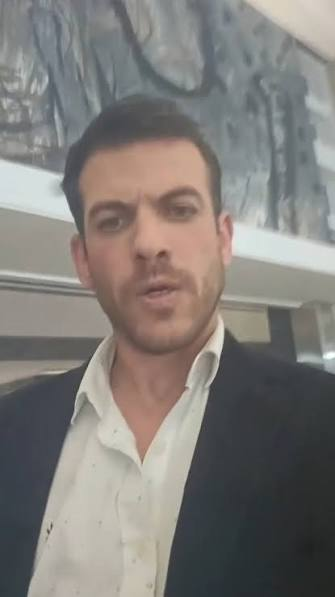
#> input picture assets/caras/humano_foto.jpg, 335 x 597 px, found by its file name
$ python humano.py
#> lines starting #> are read from the running program, lines starting #| are printed output that depends on the picture
"""El Humano (el fisura de la ciudad, de noche). Todo acá, sin servicios externos.

- Cara: de assets/caras/humano_foto.jpg, de las cejas al mentón, agrandada a 256.
- Ropa de fisura: saco oscuro abierto, gastado, sobre una camisa blanca sucia y manchada.

    python3 herramientas/humano.py
"""
import numpy as np
from PIL import Image, ImageDraw, ImageFilter

SACO = (34, 36, 46)
CAMISA = (214, 208, 190)
rng = np.random.default_rng(13)


def ruido(im, s=6.0):
    a = np.asarray(im, np.float32) + rng.normal(0, s, (im.height, im.width, 1))
    return Image.fromarray(a.clip(0, 255).astype(np.uint8))


def manchas(d, x0, y0, x1, y1, n, colores):
    for _ in range(n):
        x, y = rng.uniform(x0, x1), rng.uniform(y0, y1)
        r = rng.uniform(3, 14)
        d.ellipse((x - r, y - r * 0.7, x + r, y + r * 0.7), fill=tuple(colores[rng.integers(len(colores))]))


def gastado(im):
    # Brillos y roces del saco viejo.
    d = ImageDraw.Draw(im)
    for _ in range(40):
        x, y = rng.uniform(0, im.width), rng.uniform(0, im.height)
        d.line([(x, y), (x + rng.uniform(-30, 30), y + rng.uniform(5, 40))], fill=(52, 54, 64), width=2)
    return im


cara = Image.open('assets/caras/humano_foto.jpg').convert('RGB').crop((80, 192, 238, 350)).resize((256, 256), Image.LANCZOS)
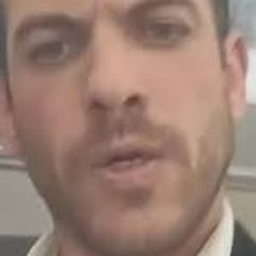
#> cara: PIL image 256x256 RGB; mean R, G, B 153.5, 125.7, 113.7
cara.filter(ImageFilter.UnsharpMask(radius=2, percent=60, threshold=2)).save('assets/caras/humano.jpeg', quality=92)

W, H = 512, 380
f = gastado(Image.new('RGB', (W, H), SACO))
#> in gastado, `d = ImageDraw.Draw(im)`:
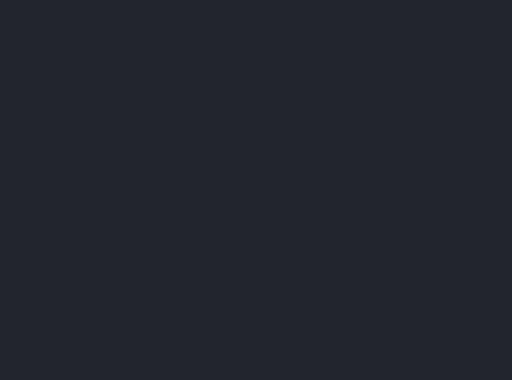
#> im: PIL image 512x380 RGB; mean R, G, B 34, 36, 46
d = ImageDraw.Draw(f)
# La camisa en el medio (el saco abierto), el cuello abierto y los botones.
d.polygon([(170, 0), (342, 0), (318, H), (194, H)], fill=CAMISA)
d.polygon([(170, 0), (230, 0), (256, 70)], fill=(232, 228, 214))
d.polygon([(342, 0), (282, 0), (256, 70)], fill=(232, 228, 214))
for y in range(110, H, 60):
    d.ellipse((252, y, 260, y + 8), fill=(170, 165, 150))
manchas(d, 200, 60, 312, H, 26, [(150, 120, 80), (110, 90, 60), (90, 70, 50), (170, 150, 110), (120, 40, 30)])
# Las solapas del saco.
d.polygon([(170, 0), (200, 0), (214, 150), (186, 190)], fill=(26, 28, 36))
d.polygon([(342, 0), (312, 0), (298, 150), (326, 190)], fill=(26, 28, 36))
ruido(f).save('assets/ropa/humano_frente.jpg', quality=88)
ruido(gastado(Image.new('RGB', (W, H), SACO))).save('assets/ropa/humano_espalda.jpg', quality=88)
#> call 2 of ruido, with s = 6
#> in ruido (call 2), `a = np.asarray(im, np.float32) + rng.normal(0, s, (im.height, im.width..`:
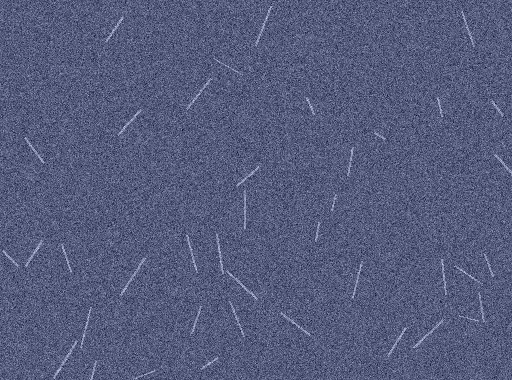
#> a: shape (380, 512, 3) float64; mean R, G, B 34.2, 36.2, 46.2; drawn with min black and max white
ruido(gastado(Image.new('RGB', (128, 256), SACO))).save('assets/ropa/humano_manga.jpg', quality=88)
#> in gastado (call 3), `d = ImageDraw.Draw(im)`:
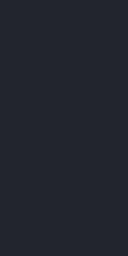
#> im: PIL image 128x256 RGB; mean R, G, B 34, 36, 46
#> call 3 of ruido, with s = 6
#> in ruido (call 3), `a = np.asarray(im, np.float32) + rng.normal(0, s, (im.height, im.width..`:
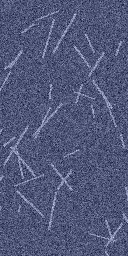
#> a: shape (256, 128, 3) float64; mean R, G, B 35, 37, 47; drawn with min black and max white
ruido(gastado(Image.new('RGB', (256, 256), SACO))).save('assets/ropa/humano_tela.jpg', quality=88)
#> in gastado (call 4), `d = ImageDraw.Draw(im)`:
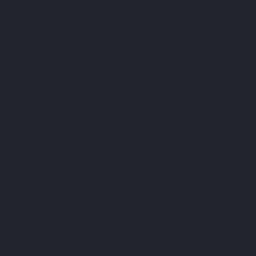
#> im: PIL image 256x256 RGB; mean R, G, B 34, 36, 46
#> call 4 of ruido, with s = 6
#> in ruido (call 4), `a = np.asarray(im, np.float32) + rng.normal(0, s, (im.height, im.width..`:
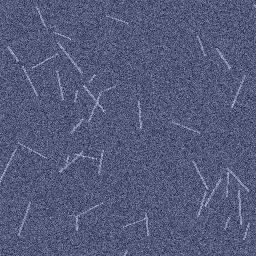
#> a: shape (256, 256, 3) float64; mean R, G, B 34.5, 36.5, 46.5; drawn with min black and max white
print('listo: cara y ropa de El Humano')

$ run again, with assets/caras/astrojorge.jpeg copied over assets/caras/humano_foto.jpg
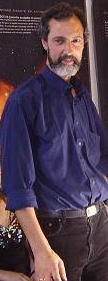
#> input picture assets/caras/astrojorge.jpeg, 108 x 281 px, found by its file name
#> `cara = Image.open('assets/caras/humano_foto.jpg').convert('RGB').crop(..`:
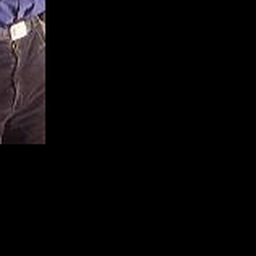
#> cara: PIL image 256x256 RGB; mean R, G, B 8.5, 7, 7.9
#> im: PIL image 128x256 RGB
#> a: shape (256, 128, 3) float64
#> im: PIL image 256x256 RGB
#> a: shape (256, 256, 3) float64

$ run again, with assets/caras/bauti.jpeg copied over assets/caras/humano_foto.jpg
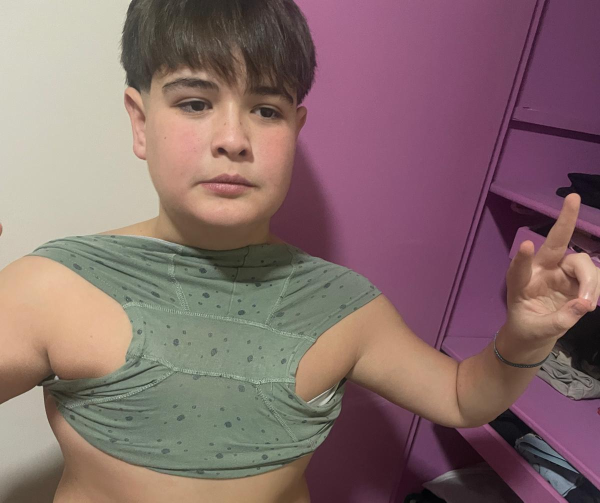
#> input picture assets/caras/bauti.jpeg, 1200 x 1005 px, found by its file name (shown at 1/2 size)
#> `cara = Image.open('assets/caras/humano_foto.jpg').convert('RGB').crop(..`:
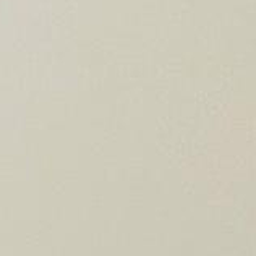
#> cara: PIL image 256x256 RGB; mean R, G, B 206.2, 202.9, 186.3
#> im: PIL image 128x256 RGB
#> a: shape (256, 128, 3) float64
#> im: PIL image 256x256 RGB
#> a: shape (256, 256, 3) float64
